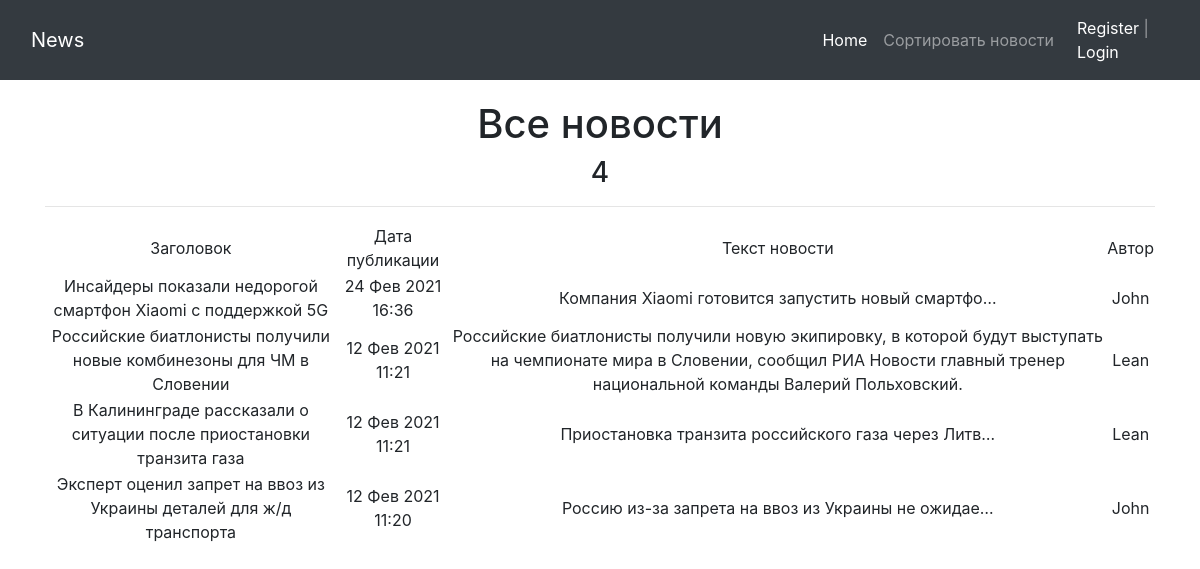
Before: /news/ with the older database file.
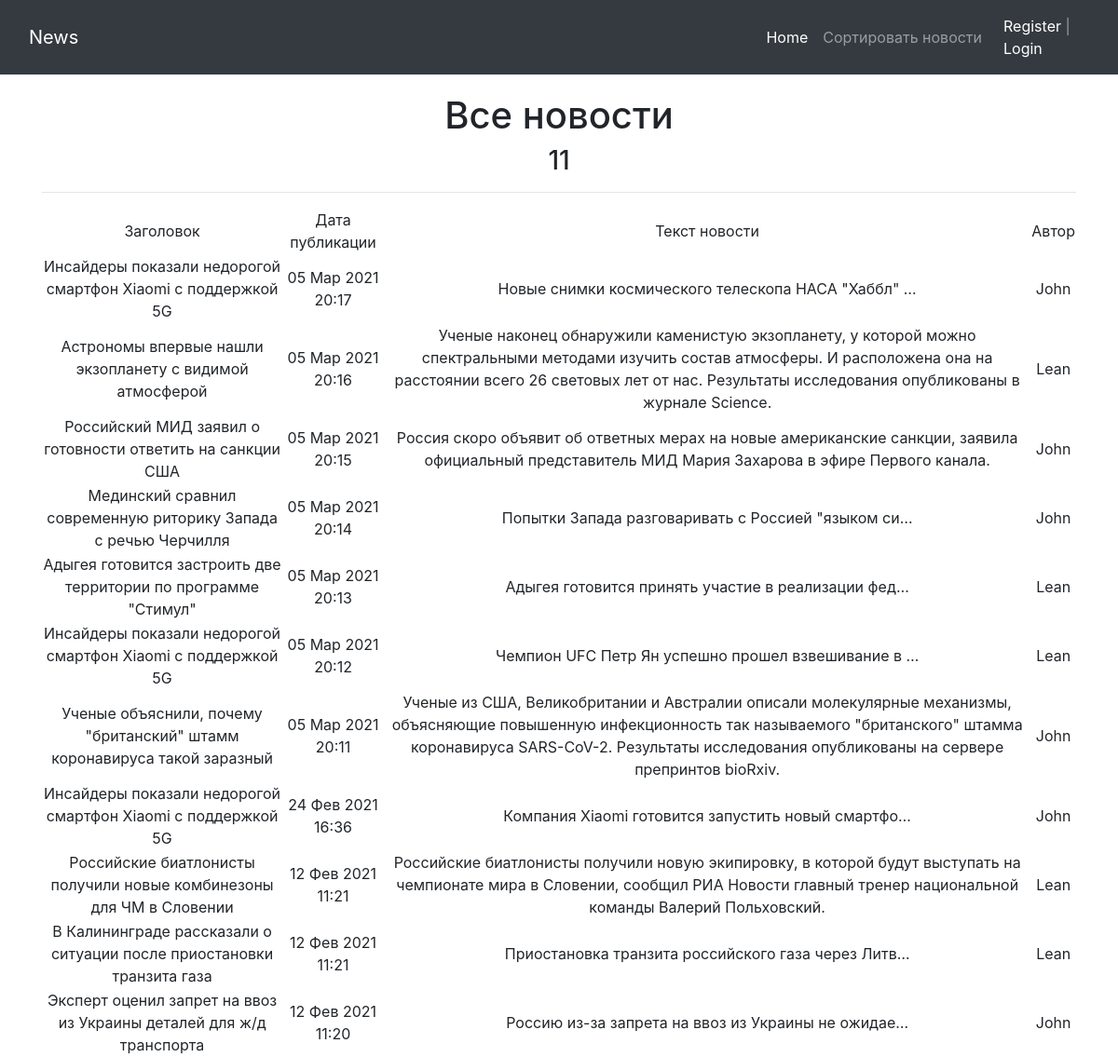
After: the same page with the newer database file.
### news/models.py (models this page shows, shortened)
class Post(models.Model):
    ARTICLE = '1'
    NEWS = '2'
    CHOICE = (
        (ARTICLE, 'Article'),
        (NEWS, 'News'),
    )
    article_or_news = models.CharField(verbose_name='поле с выбором - статья или новость',
                                       max_length=1, choices=CHOICE,
                                       default=ARTICLE)
    date_of_creation_post = models.DateTimeField(verbose_name='дата и время создания', auto_now_add=True)
    header = models.CharField(verbose_name='заголовок статьи или новости', max_length=200)
    post_text = models.TextField(verbose_name='текст статьи или новости')
    post_rating = models.IntegerField(verbose_name='рейтинг статьи или новости', default=0)
    category = models.ManyToManyField(Category, through='PostCategory', blank=True, verbose_name='Категория')
    author = models.ForeignKey(Author, on_delete=models.CASCADE, verbose_name='Автор')

class Author(models.Model):
    rating_author = models.IntegerField(verbose_name='рейтинг пользователя', default=0)
    author = models.OneToOneField(User, on_delete=models.CASCADE)

### news/views.py (the view)
# urls.py: path('', PostsList.as_view()),
class PostsList(ListView):  # Список всех объектов из базы данных
    model = Post  # Модель, объекты которой мы выводим
    template_name = 'posts.html'  # имя шаблона, в котором содержатся инструкции о том, как должны вывестись наши объекты
    context_object_name = 'posts'  # имя списка, в котором будут лежать все объекты
    queryset = Post.objects.order_by('-id')

### news/templatetags/Censor.py (called while the page is built)
@register.filter(name='censor')  # регистрируем наш фильтр под именем censor, чтоб django понимал, что это именно фильтр, а не простая функция
def censor(value, arg):   # первый аргумент здесь это то значение, к которому надо применить фильтр, второй аргумент — это аргумент фильтра, т.е. примерно следующее будет в шаблоне value|censor:arg
    for word in profanity_list:
        if word.lower() in value.lower():
            return value.replace(word, arg)   # возвращаемое функцией значение — это то значение, которое подставится к нам в шаблон
        else:
            return value

### templates/posts.html (shortened to what this page needs)
{% extends 'flatpages/default.html' %}
{% load Censor %}
{% block content %}
<h1>Все новости</h1>
<h3>{{posts |length}}</h3>
<hr>
    {% if posts %}
         <table>
            <tr>
                <td>
                    Заголовок
                </td>
                <td>
                    Дата публикации
                </td>
                <td>
                    Текст новости
                </td>
                <td>
                    Автор
                </td>
            </tr>
    {% for post in posts %}
        <tr>
            <td>
                {{ post.header |censor:"***"}}
            </td>
            <td>
                {{post.date_of_creation_post |date:'d M Y H:i'}}
            </td>
            <td>
                {% if post.article_or_news == '1' %}
                    {{ post.post_text |censor:"***"|truncatechars:50 }}
                {% else %}
                    {{ post.post_text |censor:"***" }}
                {% endif %}
            </td>
            <td>
                {{ post.author.author }}
            </td>
        </tr>
    {% endfor %}
        </table>
    {% else %}
        <h2>Новостей нет!</h2>
    {% endif %}
{% endblock content %}

### templates/flatpages/default.html (shortened to what this page needs)
{% load static %}
{% load auth_extras %}
<!DOCTYPE html>
<html lang="ru">
<head>
  <link href="{% static 'vendor/bootstrap/css/bootstrap.min.css' %}" rel="stylesheet">
</head>
<body>
  <nav class="navbar navbar-expand-lg navbar-dark bg-dark static-top">
    <div class="container">
      <a class="navbar-brand" href="/news">News</a>
      <div class="collapse navbar-collapse" id="navbarResponsive">
        <ul class="navbar-nav ml-auto">
          <li class="nav-item active">
            <a class="nav-link" href="/news">Home
            </a>
          </li>
          <li class="nav-item">
            <a class="nav-link" href="/news/search">Сортировать новости</a>
          </li>
        </ul>
      </div>
      </div>
        <span class="navbar-text">
          {% if request.user.is_authenticated %}
            <a href="{% url 'user_logout' %}">Выход</a>
          {% else %}
            <a href="{% url 'register' %}">Register</a> | <a href="{% url 'user_login' %}">Login</a>
          {% endif %}
        </span>
          </nav>
  <div class="container">
    <div class="row" style="margin-top: 20px">
      <div class="col-lg-12 text-center">
        {% block content %}{% endblock content %}
      </div>
    </div>
  </div>
</body>
</html>

Changed rows visible on the page:
added Post: header|censor "Инсайдеры показали недорогой смартфон Xiaomi с поддержкой 5G", date_of_creation_post "05 Мар 2021 20:17", post_text|censor "Новые снимки космического телескопа НАСА \"Хаббл\" …", author.author "John"
added Post: header|censor "Астрономы впервые нашли экзопланету с видимой атмосферой", date_of_creation_post "05 Мар 2021 20:16", post_text|censor "Ученые наконец обнаружили каменистую экзопланету, у которой можно спектральными методами изучить состав атмосферы. И расположена она на расстоянии всего 26 световых лет от нас. Результаты исследования опубликованы в журнале Science.", author.author "Lean"
added Post: header|censor "Российский МИД заявил о готовности ответить на санкции США", date_of_creation_post "05 Мар 2021 20:15", post_text|censor "Россия скоро объявит об ответных мерах на новые американские санкции, заявила официальный представитель МИД Мария Захарова в эфире Первого канала.", author.author "John"
added Post: header|censor "Мединский сравнил современную риторику Запада с речью Черчилля", date_of_creation_post "05 Мар 2021 20:14", post_text|censor "Попытки Запада разговаривать с Россией \"языком си…", author.author "John"
added Post: header|censor "Адыгея готовится застроить две территории по программе \"Стимул\"", date_of_creation_post "05 Мар 2021 20:13", post_text|censor "Адыгея готовится принять участие в реализации фед…", author.author "Lean"
added Post: header|censor "Инсайдеры показали недорогой смартфон Xiaomi с поддержкой 5G", date_of_creation_post "05 Мар 2021 20:12", post_text|censor "Чемпион UFC Петр Ян успешно прошел взвешивание в …", author.author "Lean"
added Post: header|censor "Ученые объяснили, почему \"британский\" штамм коронавируса такой заразный", date_of_creation_post "05 Мар 2021 20:11", post_text|censor "Ученые из США, Великобритании и Австралии описали молекулярные механизмы, объясняющие повышенную инфекционность так называемого \"британского\" штамма коронавируса SARS-CoV-2. Результаты исследования опубликованы на сервере препринтов bioRxiv.", author.author "John"
Other visible differences:
{{ posts |length }}: "4" → "11"
